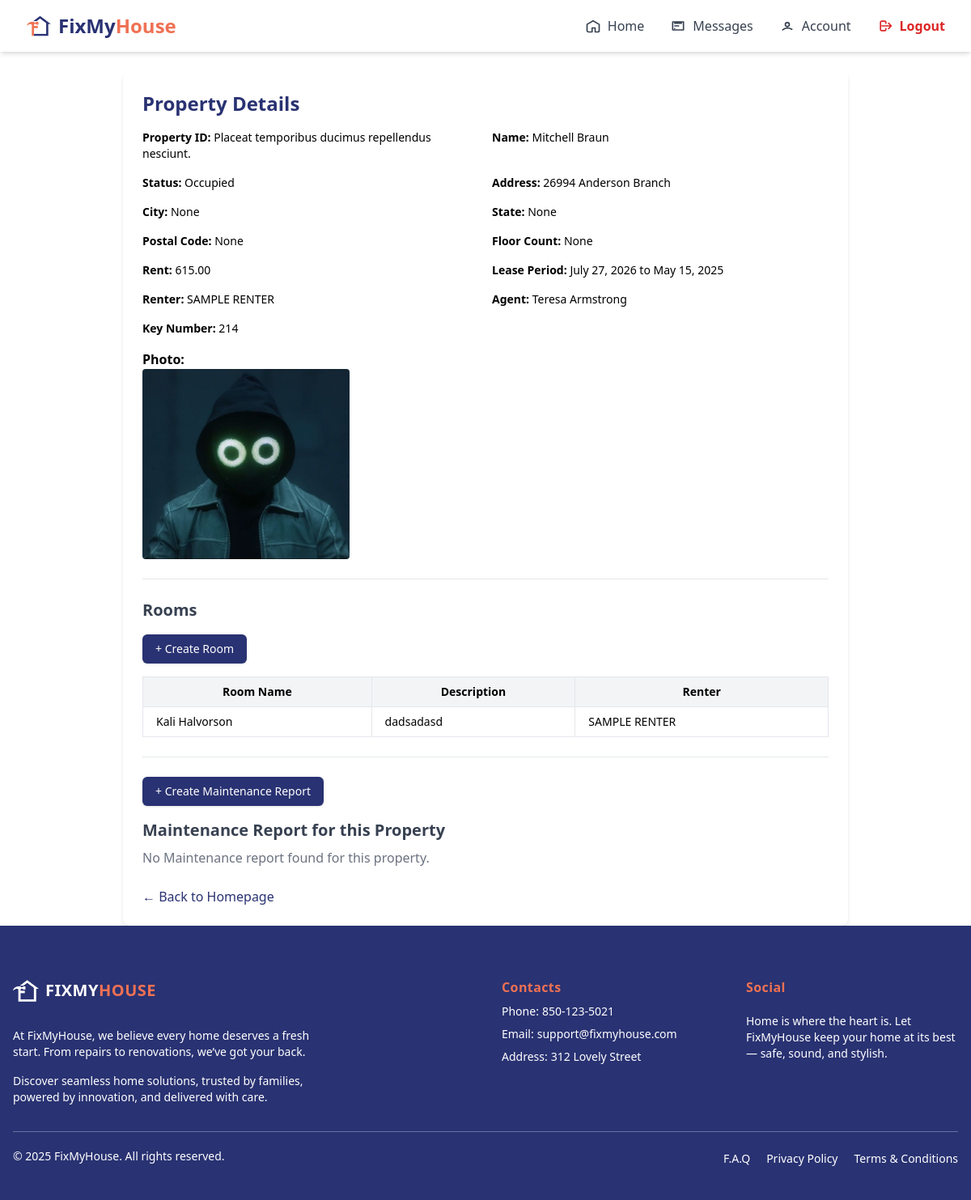
Page /agent/property/52/view/ (signed in) on the committed database.
### agent/models/propertyAgent.py (models this page shows, shortened)
class Property(models.Model):
    renter = models.ForeignKey(Renter, on_delete=models.SET_NULL, related_name='rent_property', null=True, blank=True)
    agent = models.ForeignKey(AgentRegister, on_delete=models.CASCADE, null=False, related_name='own_properties')
    property_id = models.CharField(max_length=100, blank=True, null=True)
    ref_number = models.CharField(max_length=100, blank=True, null=True)
    name = models.CharField(max_length=100, blank=True, null=True)
    floor_count = models.PositiveIntegerField(blank=True, null=True)
    state = models.CharField(max_length=100, blank=True, null=True)
    city = models.CharField(max_length=100, blank=True, null=True)
    address = models.TextField(blank=True, null=True)
    street = models.CharField(max_length=100, blank=True, null=True)
    house_number = models.CharField(max_length=20, blank=True, null=True)
    renter_name = models.CharField(max_length=100, blank=True, null=True)
    renter_contact = models.CharField(max_length=20, blank=True, null=True)
    key_number = models.CharField(max_length=20, blank=True, null=True)
    rent = models.DecimalField(max_digits=10, decimal_places=2, blank=True, null=True)
    postal_code = models.CharField(max_length=20, blank=True, null=True)
    created_at = models.DateTimeField(auto_now_add=True, blank=True, null=True)
    updated_at = models.DateTimeField(auto_now=True, blank=True, null=True)
    property_photo = models.ImageField(upload_to='property_photos/', blank=True, null=True)
    condition_report = models.ImageField(upload_to='condition_reports/', blank=True, null=True)
    lease_start = models.DateField()
    lease_end = models.DateField()
    is_active = models.BooleanField(null=True, blank=True, default=True)
    STATUS_CHOICES = [
        ('occupied', 'Occupied'),
        ('vacant', 'Vacant'),
    ]
    status = models.CharField(max_length=10, choices=STATUS_CHOICES, default='vacant')
    property_manager = models.ForeignKey(
        AgentRegister,
        on_delete=models.SET_NULL,
        null=True,
        blank=True,
        related_name="properties"
    )

### renter/models/renter.py (models this page shows)
class Renter(models.Model):
    user = models.OneToOneField(User, on_delete=models.CASCADE,null=True)
    name = models.CharField(max_length=255)
    email = models.EmailField(unique=True)
    phone = models.CharField(max_length=20)
    password = models.CharField(max_length=128)  # store hashed password (later)
    gender = models.CharField(max_length=10, blank=True, null=True)
    date_of_birth = models.DateField(blank=True, null=True)
    company_name = models.CharField(max_length=255, blank=True, null=True)
    contact_person = models.CharField(max_length=255, blank=True, null=True)
    contact_person_email = models.EmailField(blank=True, null=True)
    contact_phone = models.CharField(max_length=20, blank=True, null=True)
    state = models.CharField(max_length=100, blank=True, null=True)
    city = models.CharField(max_length=100, blank=True, null=True)
    zip_code = models.CharField(max_length=20, blank=True, null=True)
    company_address_line1 = models.CharField(max_length=255, blank=True, null=True)
    company_address_line2 = models.CharField(max_length=255, blank=True, null=True)
    company_postal_code = models.CharField(max_length=20, blank=True, null=True)
    upload_option = models.CharField(max_length=50, blank=True, null=True)  # 'manual' or 'report'
    property_image = models.ImageField(upload_to='property_images/', blank=True, null=True)
    floor_count = models.PositiveIntegerField(blank=True, null=True)
    room_count = models.PositiveIntegerField(blank=True, null=True)
    rooms = models.JSONField(blank=True, null=True)  # example: [{"type": "Bedroom"}, {"type": "Kitchen"}]
    address_line1 = models.CharField(max_length=255, blank=True, null=True)
    address_line2 = models.CharField(max_length=255, blank=True, null=True)
    house_state = models.CharField(max_length=100, blank=True, null=True)
    house_city = models.CharField(max_length=100, blank=True, null=True)
    house_zip = models.CharField(max_length=20, blank=True, null=True)
    profile_picture = models.ImageField(
        upload_to='profile_pics/', blank=True, null=True
    )
    def __str__(self):
        return self.name

### agent/models/registerAgent.py (models this page shows, shortened)
class AgentRegister(models.Model):
    user = models.OneToOneField(User, on_delete=models.CASCADE, null=True, blank=True)
    SERVICE_CHOICES = [
        ('air_conditioning', 'Air Conditioning'),
        ('cleaning', 'Cleaning'),
        ('electrical', 'Electrical'),
        ('gardening', 'Gardening'),
        ('general_maintenance', 'General Maintenance'),
        ('glazing', 'Glazing'),
        ('pest_control', 'Pest Control'),
        ('plumbing-gas', 'Plumbing / Gas'),
        ('tree_cutting', 'Tree Cutting'),
        ('steel_works', 'Steel Works'),
    ]
    name = models.CharField(max_length=255)
    email = models.EmailField()
    phone = models.CharField(max_length=50)
    contact_person = models.CharField(max_length=50)
    agency_id = models.CharField(max_length=50)
    website = models.CharField(max_length=50)
    notes = models.CharField(max_length=255, null=True, blank=True)
    password = models.CharField(max_length=255, null=True)
    company_name = models.CharField(max_length=255, blank=True, null=True)
    company_address = models.CharField(max_length=255, blank=True, null=True)
    company_email = models.EmailField(blank=True, null=True)
    company_landline = models.CharField(max_length=50, blank=True, null=True)
    contractor_license = models.CharField(max_length=100, blank=True)
    service = models.CharField(max_length=100, choices=SERVICE_CHOICES, blank=True, null=True)
    state = models.CharField(max_length=100, blank=True)
    municipality = models.CharField(max_length=100, blank=True)
    city = models.CharField(max_length=100, blank=True)
    address_line_1 = models.CharField(max_length=255, blank=True, null=True)
    address_line_2 = models.CharField(max_length=255, blank=True, null=True)
    postal_code = models.CharField(max_length=20, blank=True)
    license_number = models.CharField(max_length=100, blank=True, null=True)
    is_property_manager = models.BooleanField(default=False)
    is_admin = models.BooleanField(default=False)

### agent/models/roomProperty.py (models this page shows, shortened)
class Rooms(models.Model):
    renter = models.ForeignKey(Renter, on_delete=models.SET_NULL, related_name='renter_rooms', null=True)
    property = models.ForeignKey(Property, on_delete=models.CASCADE, related_name='property_rooms')
    room_name = models.CharField(max_length=100)
    room_photo = models.ImageField(upload_to='rooms/', blank=True, null=True)
    description = models.TextField(blank=True, null=True)

### agent/views/propertyDetails.py (the view, shortened to what this page needs)
# urls.py: path('property/<int:pk>/view/', PropertyDetailView.as_view(), name='property_view'),
@method_decorator([login_required, agent_required], name='dispatch')
class PropertyDetailView(DetailView):
    model = Property
    template_name = 'components/home/property_detail.html'
    context_object_name = 'property'
    def get_context_data(self, **kwargs):
        context = super().get_context_data(**kwargs)
        context['room_form'] = AgentCreateRoomForm()
        context['job_form'] = AgentCreateJobForm()
        context['jobs'] = Jobs.objects.filter(property=self.object)
        return context

### trader/context_processors.py (called while the page is built)
def notifications_context(request):
    if request.user.is_authenticated:
        unread_qs = get_unread_notifications(request.user)
        return {
            "unread_count": unread_qs.count(),
            "unread_notifications": unread_qs[:5],  # show latest 5
        }
    return {}

### trader/models/registerTrader.py (called while the page is built)
    def __str__(self):
        return self.name

### trader/models/servicesTrader.py (called while the page is built)
    def __str__(self):
        return self.description

### trader/views/traderNotification.py (called while the page is built)
def get_unread_notifications(user):
    try:
        return TraderNotification.objects.filter(
            trader_id__user=user,
            seen=False
        ).order_by("-created_at")
    except Exception as e:
        logger.error(f"Error fetching notifications! {e}")
        return TraderNotification.objects.none()

### agent/templates/components/home/property_detail.html (shortened to what this page needs)
{% extends "baseAgent.html" %}
{% load widget_tweaks %}
{% block content %}
{% include 'components/home/navigatorBaseAgent.html' %}
<div x-data="{ room: false, job: false }" class="max-w-4xl mx-auto p-6 mt-6 bg-white shadow-md rounded-lg w-full">
  <h2 class="text-2xl font-bold mb-4 text-[#293272]">Property Details</h2>
  <div class="grid grid-cols-1 sm:grid-cols-2 gap-4 text-sm">
    <div><strong>Property ID:</strong> {{ property.property_id }}</div>
    <div><strong>Name:</strong> {{ property.name }}</div>
    <div><strong>Status:</strong> {{ property.get_status_display }}</div>
    <div><strong>Address:</strong> {{ property.address }}</div>
    <div><strong>City:</strong> {{ property.city }}</div>
    <div><strong>State:</strong> {{ property.state }}</div>
    <div><strong>Postal Code:</strong> {{ property.postal_code }}</div>
    <div><strong>Floor Count:</strong> {{ property.floor_count }}</div>
    <div><strong>Rent:</strong> {{ property.rent }}</div>
    <div><strong>Lease Period:</strong> {{ property.lease_start }} to {{ property.lease_end }}</div>
    <div><strong>Renter:</strong> {{ property.renter }}</div>
    <div><strong>Agent:</strong> {{ property.agent.user.username }}</div>
    <div><strong>Key Number:</strong> {{ property.key_number }}</div>
  </div>
  {% if property.property_photo %}
    <div class="mt-4">
      <strong>Photo:</strong><br>
      <img src="{{ property.property_photo.url }}" alt="Photo of {{ property.name }} at {{ property.address }}" class="w-64 h-auto rounded">
    </div>
  {% endif %}
  <hr class="my-6">
  <h3 class="text-xl font-semibold text-gray-700 mb-2">Rooms</h3>
  <div class="flex justify-start mb-4 mt-4 gap-4">
    <button @click="room = true" class="bg-[#293272] hover:bg-[#162060] text-white font-medium px-4 py-2 rounded-md shadow text-sm">
        + Create Room
    </button>
  </div>
  {% if property.property_rooms.all %}
    <table class="w-full text-sm border border-gray-300 rounded-md">
      <thead class="bg-gray-100">
        <tr>
          <th class="px-4 py-2 border">Room Name</th>
          <th class="px-4 py-2 border">Description</th>
          <th class="px-4 py-2 border">Renter</th>
        </tr>
      </thead>
      <tbody class="divide-y divide-gray-200">
        {% for room in property.property_rooms.all %}
        <tr class="hover:bg-gray-50">
          <td class="px-4 py-2 border">{{ room.room_name }}</td>
          <td class="px-4 py-2 border">{{ room.description }}</td>
          <td class="px-4 py-2 border">
            {% if room.renter %}
              {{ room.renter.name }}
            {% else %}
              <span class="text-gray-400">Vacant</span>
            {% endif %}
          </td>
        </tr>
        {% endfor %}
      </tbody>
    </table>
  {% else %}
    <p class="text-gray-500">No rooms found for this property.</p>
  {% endif %}
  <hr class="my-6">
  <div class="flex justify-start mb-4 mt-4 gap-4">
      <button @click="job = true" class="bg-[#293272] hover:bg-[#162060] text-white font-medium px-4 py-2 rounded-md shadow text-sm">
          + Create Maintenance Report
      </button>
  </div>
  <h3 class="text-xl font-semibold text-gray-700 mb-2">Maintenance Report for this Property</h3>
    {% if jobs %}
      <table class="w-full text-sm border border-gray-300 rounded-md mb-6">
        <thead class="bg-gray-100">
          <tr>
            <th class="px-4 py-2 border">Job Code</th>
            <th class="px-4 py-2 border">Status</th>
            <th class="px-4 py-2 border">Trader</th>
            <th class="px-4 py-2 border">Priority</th>
            <th class="px-4 py-2 border">Scheduled</th>
            <th class="px-4 py-2 border">Notes</th>
            <th class="px-4 py-2 border">Images</th>
          </tr>
        </thead>
        <tbody class="divide-y divide-gray-200">
          {% for job in jobs %}
            <tr class="hover:bg-gray-50">
              <td class="px-4 py-2 border">{{ job.job_code }}</td>
              <td class="px-4 py-2 border">{{ job.get_status_display }}</td>
              <td class="px-4 py-2 border">{{ job.trader }}</td>
              <td class="px-4 py-2 border">
                {% if job.priority %}
                  <span class="inline-block px-2 py-1 text-xs font-semibold rounded bg-red-100 text-red-800">High</span>
                {% else %}
                  <span class="inline-block px-2 py-1 text-xs font-semibold rounded bg-gray-100 text-gray-800">Normal</span>
                {% endif %}
              </td>
              <td class="px-4 py-2 border">{{ job.scheduled_at|date:"Y-m-d" }}</td>
              <td class="px-4 py-2 border">{{ job.notes|truncatechars:40 }}</td>
              <td class="px-6 py-4" data-job="{{ job.id }}">
                {% for img in job.images.all %}
                  <img src="{{ img.image.url }}"
                      class="h-12 w-12 rounded object-cover inline-block mr-1 cursor-pointer hover:opacity-80 transition"
                      onclick="openImageModal('{{ job.id }}', {{ forloop.counter0 }})">
                {% endfor %}
              </td>
            </tr>
          {% endfor %}
        </tbody>
      </table>
    {% else %}
      <p class="text-gray-500">No Maintenance report found for this property.</p>
    {% endif %}
  <div class="mt-6">
    <a href="{% url 'home_agent' %}" class="text-[#293272] hover:underline">← Back to Homepage</a>
  </div>
</div>
{% include 'components/footerAgent.html' %}
{% endblock %}

### rows in the picture
Property: property_id "Placeat temporibus ducimus repellendus nesciunt.", name "Mitchell Braun", status "Occupied", address "26994 Anderson Branch", city "None", state "None", postal_code "None", floor_count "None", rent "615.00", lease_start "July 27, 2026", lease_end "May 15, 2025", renter "SAMPLE RENTER", agent.user.username "Teresa Armstrong", key_number "214", property_photo (picture)
Rooms: room_name "Kali Halvorson", description "dadsadasd", renter.name "SAMPLE RENTER"
